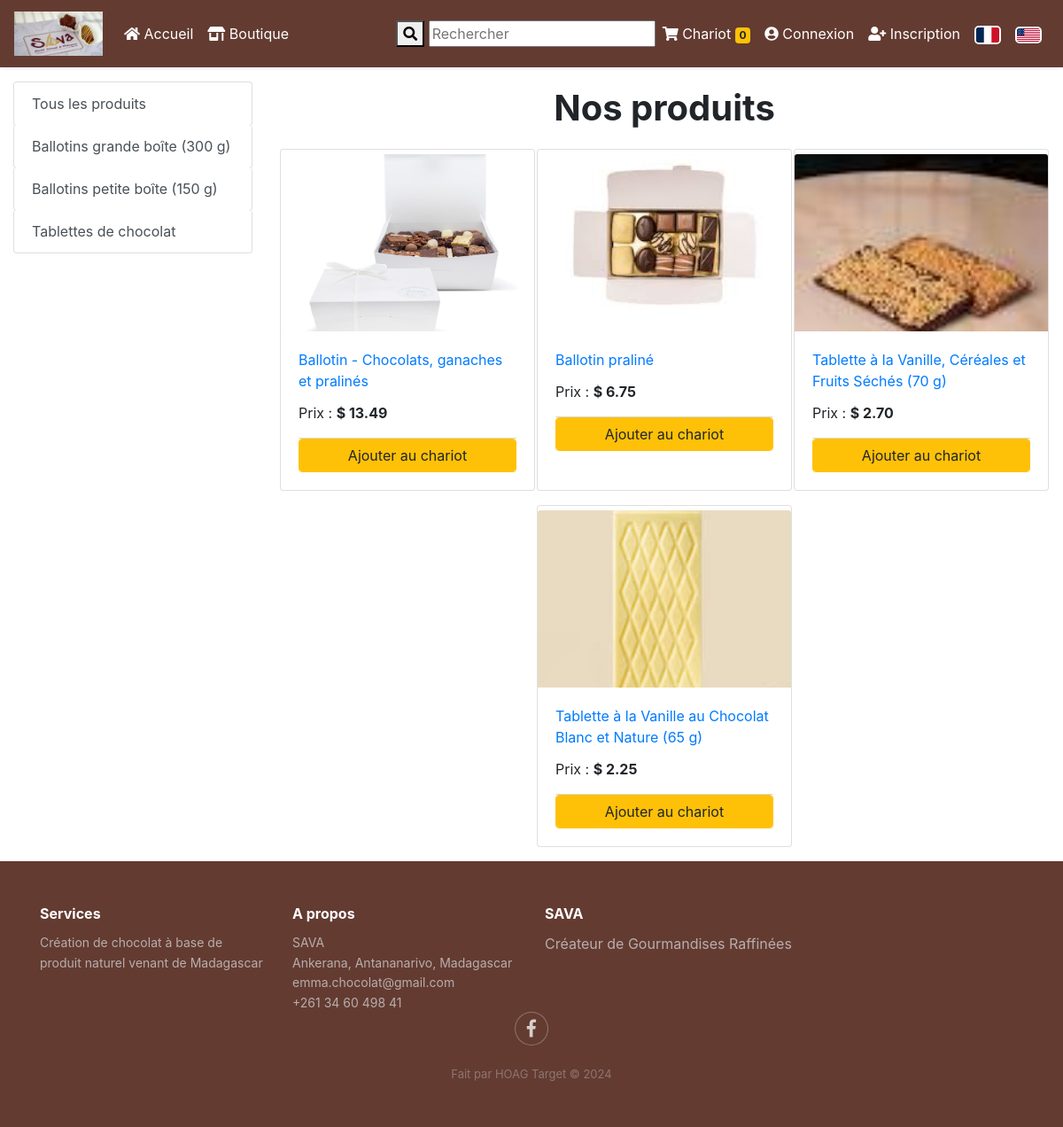
The app's page /store with its own data.
### store/models/category.py (models this page shows, shortened)
class Category(models.Model):
    name = models.CharField(max_length=50)
    @staticmethod
    def get_all_categories():
        return Category.objects.all()

### store/models/product.py (models this page shows, shortened)
class Products(models.Model):
    name = models.CharField(max_length=60)
    price = models.IntegerField(default=0)
    category = models.ForeignKey(Category, on_delete=models.CASCADE, default=1)
    description = models.CharField(
        max_length=250, default='', blank=True, null=True)
    image = models.ImageField(upload_to='uploads/products/', default='default.jpg')
    image2 = models.ImageField(upload_to='uploads/products/', default='default.jpg')
    image3 = models.ImageField(upload_to='uploads/products/', default='default.jpg')
    image4 = models.ImageField(upload_to='uploads/products/', default='default.jpg')
    image5 = models.ImageField(upload_to='uploads/products/', default='default.jpg')
    video = models.FileField(upload_to='uploads/products/', null=True, blank=True, ) # Utilisez FileField pour les vidéos
    other_description = models.TextField(blank=True, null=True) # Ajoutez un champ pour d'autres descriptions
    @staticmethod
    def get_all_products():
        return Products.objects.all()

### store/views/home.py (the view)
# urls.py: path("", include("store.urls")),
def store(request):
    if 'django_language' in request.session:
        activate(request.session['django_language'])
    cart = request.session.get('cart')
    if not cart:
        request.session['cart'] = {}
    products = None
    categories = Category.get_all_categories()
    categoryID = request.GET.get('category')
    if categoryID:
        products = Products.get_all_products_by_categoryid(categoryID)
    else:
        products = Products.get_all_products();
    data = {}
    data['products'] = products
    data['categories'] = categories
    print('you are : ', request.session.get('email'))
    return render(request, 'index.html', data)

### store/templatetags/cart.py (called while the page is built)
@register.filter(name="is_in_cart")
def is_in_cart(product, cart):
    keys = cart.keys()
    for id in keys:
        if int(id) == product.id:
            return True
    return False

### store/templates/index.html (shortened to what this page needs)
{% extends 'base.html' %} {% block content %} {% load cart %}
{% load i18n %}
{% load custom_filter %}
<div class="container-fluid mt-3">
  <div class="row">
    <div class="col-lg-3 mx-auto">
      <div class="list-group">
        <a
          href="/"
          class="list-group-item list-group-item-action btn btn-outline-warning"
          >{% trans 'Tous les produits'%}</a
        >
      {% for category in categories %}
        <a
          href="/?category={{category.id}}"
          class="list-group-item list-group-item-action btn btn-outline-warning"
          >{{category.name}}</a>
      {% endfor %}
      </div>
    </div>
    <div id="products" class="col-lg-9 mx-auto">
      <p style="text-align: center; font-size: 250%">
        <b>{% trans 'Nos produits'%}</b>
      </p>
      <div class="row mx-auto justify-content-center">
        {% for product in products %}
        <div class="card mx-auto mb-3 " id="{{product.id}}" style="width: 18rem;">
          <a href="{% url 'Detail' product.id %}" ><img
              class="card-img-top"
              src="{{product.image.url}}"
              alt="Card image cap"
              style="height: 200px; object-fit: cover; margin-top: 5px;"
          /></a>
          <div class="card-body">
            <p class="card-title">
              <a href="{% url 'Detail' product.id %}" >{{product.name}}</a>
            </p>
            <p class="card-text">
              {% trans 'Prix' %} : <b>{{ product.price|currency:request }}</b>
            </p>
            <div class="card-footer p-0 no-gutters">
              {% if product|is_in_cart:request.session.cart %}
              <div class="row no-gutters">
                <form action="/#{{product.id}}" class="col-2" method="post">
                  {% csrf_token %}
                  <input
                    hidden
                    type="text"
                    name="product"
                    value="{{product.id}}"
                  />
                  <input hidden type="text" name="remove" value="True" />
                  <input
                    type="submit"
                    value=" - "
                    class="btn btn-block btn-warning border-right"
                  />
                </form>
                <div class="text-center col btn btn-warning">
                  {{product|cart_quantity:request.session.cart}} {%trans 'dans le chariot'%}
                </div>
                <form action="/#{{product.id}}" class="col-2" method="post">
                  {% csrf_token %}
                  <input
                    hidden
                    type="text"
                    name="product"
                    value="{{product.id}}"
                  />
                  <input
                    type="submit"
                    value=" + "
                    class="btn btn-block btn-warning border-left"
                  />
                </form>
              </div>
              {% else %}
              <form action="/#{{product.id}}" method="POST" class="btn-block">
                <input
                  type="submit"
                  class="float-right btn btn-warning form-control"
                  value="{%trans 'Ajouter au chariot'%} "
                />
              </form>
              {% endif %}
            </div>
          </div>
        </div>
        {% endfor %}
      </div>
    </div>
  </div>
</div>
{% endblock %}

### records on screen
Category: name "Ballotins grande boîte (300 g)"
Category: name "Ballotins petite boîte (150 g)"
Category: name "Tablettes de chocolat"
Products: image (picture), name "Ballotin - Chocolats, ganaches et pralinés", price "$ 13.49"
Products: image (picture), name "Ballotin praliné", price "$ 6.75"
Products: image (picture), name "Tablette à la Vanille, Céréales et Fruits Séchés (70 g)", price "$ 2.70"
Products: image (picture), name "Tablette à la Vanille au Chocolat Blanc et Nature (65 g)", price "$ 2.25"

### other values on screen
{{ request.session.cart.keys|length }} "0"
